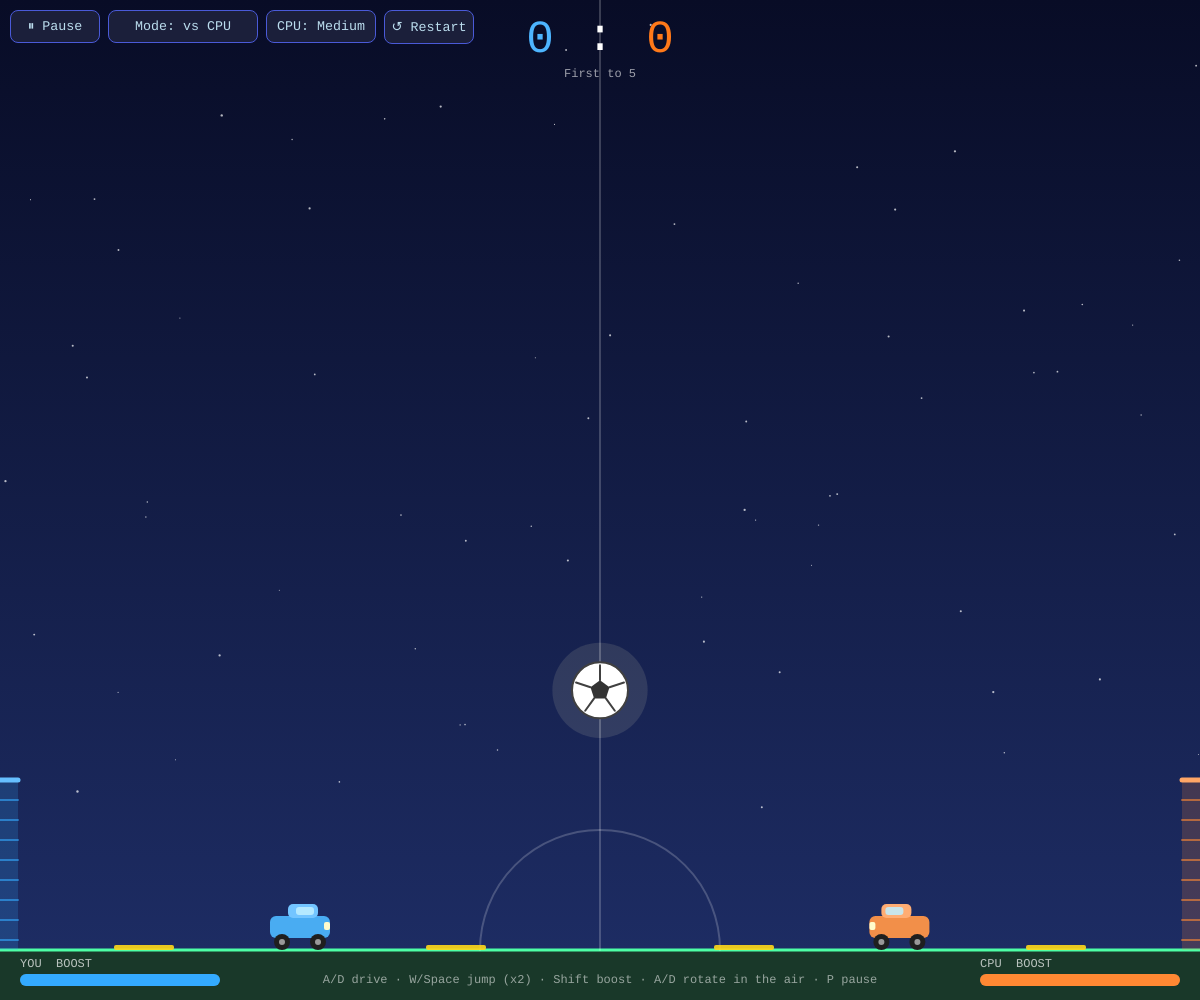
Frame 1 (no input)
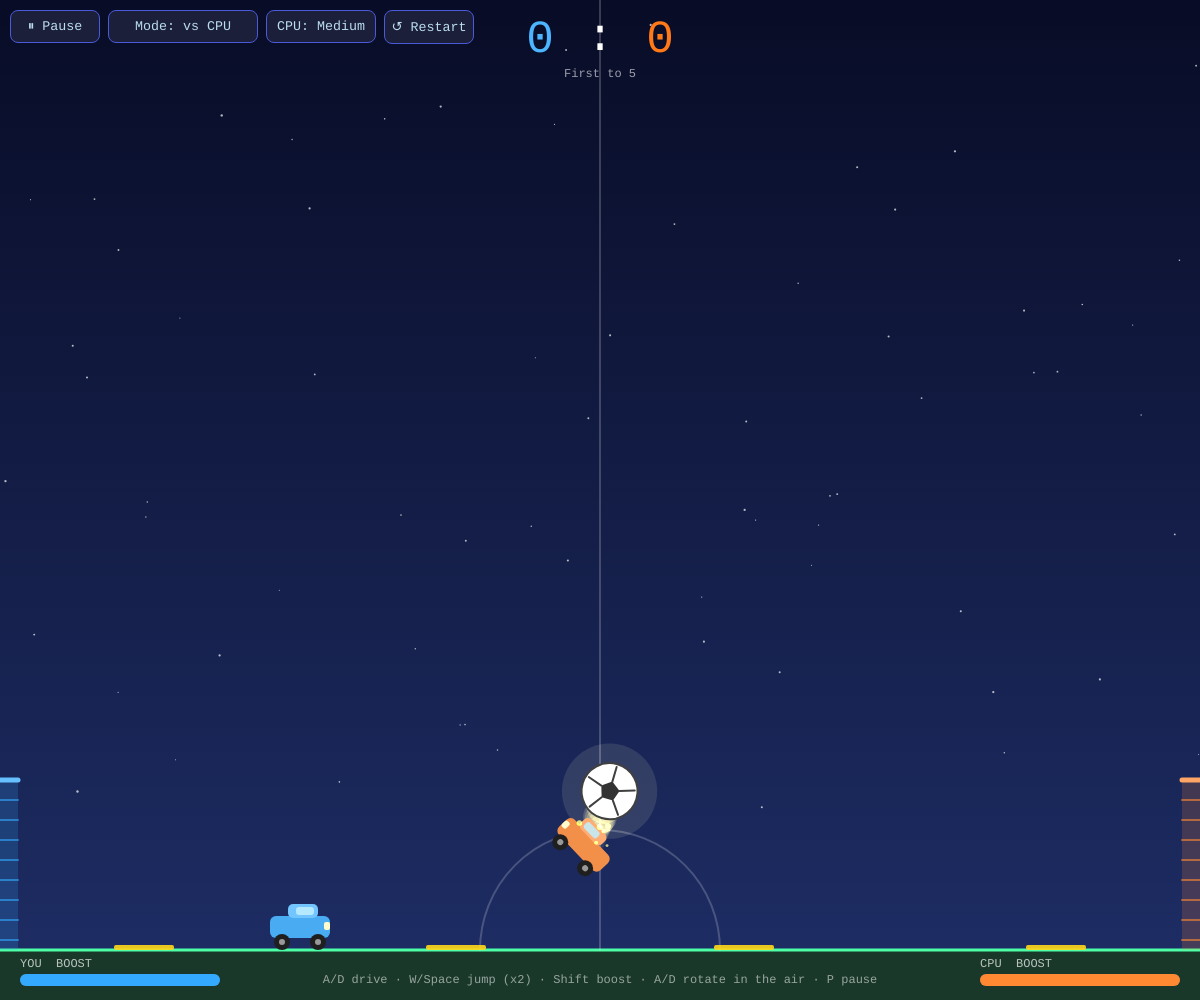
Frame 60 (no input)
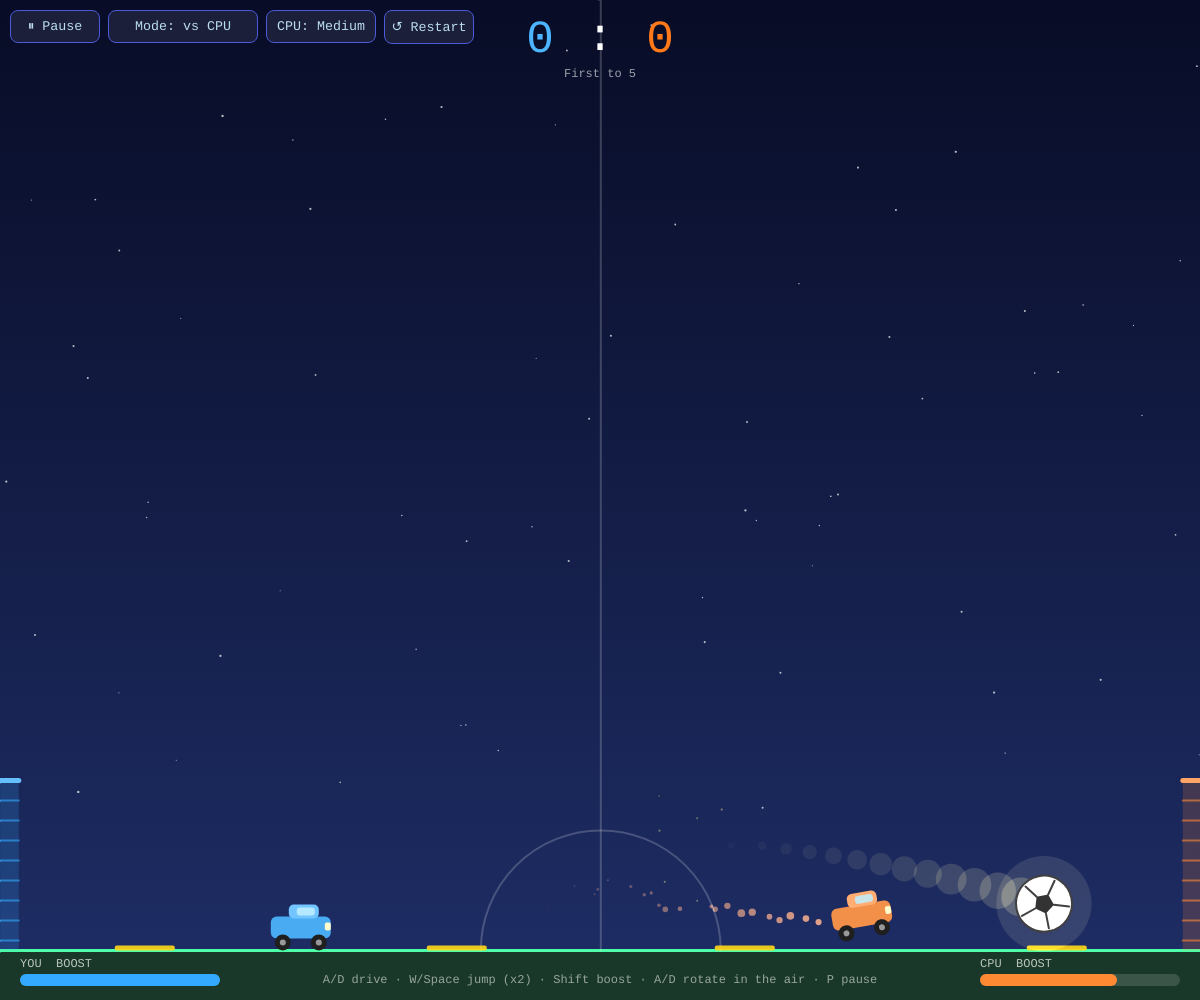
Frame 120 (the mouse pressed at the canvas centre since frame 60)

The p5.js sketch that drew these frames (run headless with seeded random() and noise() and a simulated clock; from frame 60 on, the mouse is pressed at the canvas centre):

// p5.js sketch
// ── sketch.js
let floorY, ball, cars = [], parts = [], pads = [], stars = [];
let score = [0, 0], state = 'play', freeze = 0, goalBy = -1;
let mode = 1, aiLevel = 1, paused = false, shake = 0;
const goalH = 170, WIN = 5;
const AI = [
  { name: 'Easy',   spd: 0.6,  boost: false },
  { name: 'Medium', spd: 0.85, boost: true  },
  { name: 'Hard',   spd: 1.15, boost: true  },
];
let btnPause, btnMode, btnAI, btnRestart;

function setup() {
  createCanvas(windowWidth, windowHeight);
  colorMode(HSB, 360, 100, 100, 100);
  textFont('monospace');
  stars = Array.from({ length: 70 }, () => ({ x: random(), y: random(0.85), s: random(1, 2.4) }));

  btnPause   = makeBtn('⏸ Pause', 10, 90, togglePause);
  btnMode    = makeBtn('Mode: vs CPU', 108, 150, () => {
    mode = 3 - mode;
    btnMode.html(mode === 1 ? 'Mode: vs CPU' : 'Mode: 2 Players');
    restart();
  });
  btnAI      = makeBtn('CPU: Medium', 266, 110, () => {
    aiLevel = (aiLevel + 1) % AI.length;
    btnAI.html('CPU: ' + AI[aiLevel].name);
    restart();
  });
  btnRestart = makeBtn('↺ Restart', 384, 90, restart);
  restart();
}

function makeBtn(label, x, w, fn) {
  const b = createButton(label);
  b.position(x, 10);
  b.style('width', w + 'px');
  b.style('padding', '8px 0');
  b.style('background', '#1b1f3a');
  b.style('color', '#bde');
  b.style('border', '1px solid #4a5ad8');
  b.style('border-radius', '8px');
  b.style('cursor', 'pointer');
  b.style('font-family', 'monospace');
  b.mouseClicked(() => { fn(); b.elt.blur(); }); // blur so Space/Enter don't re-click it
  return b;
}

function togglePause() {
  paused = !paused;
  btnPause.html(paused ? '▶ Resume' : '⏸ Pause');
}

function makeCar(team) {
  const isAI = team === 1 && mode === 1;
  return {
    team, ai: isAI,
    x: width * (team === 0 ? 0.25 : 0.75), y: floorY - 20,
    vx: 0, vy: 0, a: team === 0 ? 0 : PI,
    ground: true, jumps: 2, boost: 100, lastJump: 0,
    maxSpd: isAI ? 7 * AI[aiLevel].spd : 7,
  };
}

function kickoff() {
  floorY = height - 50;
  pads = [0.12, 0.38, 0.62, 0.88].map(f => ({ x: width * f, cd: 0 }));
  cars = [makeCar(0), makeCar(1)];
  ball = { x: width / 2, y: floorY - 260, vx: 0, vy: 0, r: 28, rot: 0, trail: [] };
  parts = [];
  state = 'play';
  freeze = 0;
}

function restart() { score = [0, 0]; kickoff(); }

// ---------- input ----------
function humanInput(team) {
  let l, r, boost;
  if (team === 0) {
    l = keyIsDown(65) || (mode === 1 && keyIsDown(LEFT_ARROW));
    r = keyIsDown(68) || (mode === 1 && keyIsDown(RIGHT_ARROW));
    boost = keyIsDown(SHIFT) || (mode === 1 && keyIsDown(DOWN_ARROW));
  } else {
    l = keyIsDown(LEFT_ARROW);
    r = keyIsDown(RIGHT_ARROW);
    boost = keyIsDown(ENTER);
  }
  return { dir: (r ? 1 : 0) - (l ? 1 : 0), boost };
}

function keyPressed() {
  const k = key.toLowerCase();
  if (k === 'r') restart();
  if (k === 'p') togglePause();
  if (state === 'play' && !paused) {
    if (k === 'w' || key === ' ' || (mode === 1 && keyCode === UP_ARROW)) jump(cars[0]);
    if (mode === 2 && keyCode === UP_ARROW) jump(cars[1]);
  }
  if ([32, 37, 38, 39, 40].includes(keyCode)) return false; // stop page scrolling
}

function mousePressed() {
  if (state === 'over' && mouseY > 55) restart();
}

function jump(c) {
  if (c.ground)         { c.vy = -11; c.ground = false; c.jumps = 1; }
  else if (c.jumps > 0) { c.vy = -9;  c.jumps = 0; }
}

// ---------- CPU brain ----------
function aiInput(c) {
  const b = ball, cfg = AI[aiLevel];
  let dir = 0, boost = false;
  if (c.ground) {
    const wrong = c.x < b.x - 10; // CPU defends the right goal
    const tx = wrong ? min(width - 100, b.x + 150) : b.x + 40 + b.vx * 6;
    if (abs(c.x - tx) > 14) dir = tx > c.x ? 1 : -1;
    boost = cfg.boost && c.boost > 25 && abs(c.x - tx) > 260;
    if (abs(b.x - c.x) < 140 && b.y < floorY - 110 && b.y > floorY - 330 && frameCount - c.lastJump > 50) {
      jump(c); c.lastJump = frameCount;
    }
  } else {
    // in the air: aim the nose at the ball and rocket into it
    const want = atan2(b.y - c.y, b.x - c.x);
    const diff = ((want - c.a + PI) % TWO_PI + TWO_PI) % TWO_PI - PI;
    dir = abs(diff) > 0.12 ? Math.sign(diff) : 0;
    boost = cfg.boost && c.boost > 10 && abs(diff) < 0.45 && dist(c.x, c.y, b.x, b.y) < 450;
  }
  return { dir, boost };
}

// ---------- physics ----------
function updateCar(c, dir, boosting) {
  const on = boosting && c.boost > 0;

  if (c.ground) {
    c.vy = 0;
    if (dir !== 0) {
      c.a = dir > 0 ? 0 : PI;
      if (abs(c.vx) < c.maxSpd || Math.sign(c.vx) !== dir) c.vx += dir * 0.6;
    } else c.vx *= 0.94;
    if (abs(c.vx) > c.maxSpd && !on) c.vx *= 0.975;
  } else {
    c.vy += 0.45;
    c.a += dir * 0.09; // A/D rotate the car in mid-air
  }

  if (on) {
    c.vx += cos(c.a) * 0.75;
    c.vy += sin(c.a) * 0.75;
    c.boost -= 0.7;
    parts.push({
      x: c.x - cos(c.a) * 32, y: c.y - sin(c.a) * 32,
      vx: c.vx * 0.3 - cos(c.a) * 3 + random(-1, 1),
      vy: c.vy * 0.3 - sin(c.a) * 3 + random(-1, 1),
      life: 100, h: c.team === 0 ? 190 : 30, s: random(6, 11),
    });
  } else if (c.ground) c.boost = min(100, c.boost + 0.04);

  const sp = Math.hypot(c.vx, c.vy);
  if (sp > 15) { c.vx *= 15 / sp; c.vy *= 15 / sp; }

  c.x += c.vx; c.y += c.vy;
  if (c.x < 36)         { c.x = 36;         c.vx = 0; }
  if (c.x > width - 36) { c.x = width - 36; c.vx = 0; }
  if (c.y < 22)         { c.y = 22; c.vy = max(c.vy, 0); }
  if (c.y >= floorY - 20) {
    c.y = floorY - 20; c.vy = 0;
    if (!c.ground) { c.ground = true; c.jumps = 2; c.a = cos(c.a) >= 0 ? 0 : PI; }
  }
}

// returns the team that scored, or -1
function updateBall(b) {
  b.vy += 0.34; b.vx *= 0.9985; b.vy *= 0.999;
  const sp = Math.hypot(b.vx, b.vy);
  if (sp > 24) { b.vx *= 24 / sp; b.vy *= 24 / sp; }
  b.x += b.vx; b.y += b.vy;
  b.rot += b.vx / b.r;

  b.trail.push({ x: b.x, y: b.y });
  if (b.trail.length > 16) b.trail.shift();

  if (b.y + b.r > floorY) {
    b.y = floorY - b.r; b.vy *= -0.72;
    if (abs(b.vy) < 1.3) b.vy = 0;
    b.vx *= 0.985;
  }
  if (b.y - b.r < 0) { b.y = b.r; b.vy = abs(b.vy) * 0.7; }

  const open = b.y > floorY - goalH; // ball is low enough to be "in the goal mouth"
  if (b.x - b.r < 0)     { if (open) return 1; b.x = b.r;         b.vx =  abs(b.vx) * 0.8; }
  if (b.x + b.r > width) { if (open) return 0; b.x = width - b.r; b.vx = -abs(b.vx) * 0.8; }
  return -1;
}

// each car is two circles (front + back) so tilting the car aims your hits
function collide(c, b) {
  for (const s of [-1, 1]) {
    const cx = c.x + cos(c.a) * 16 * s, cy = c.y + sin(c.a) * 16 * s;
    const dx = b.x - cx, dy = b.y - cy;
    const d = Math.hypot(dx, dy), minD = b.r + 20;
    if (d < minD && d > 0.001) {
      const nx = dx / d, ny = dy / d;
      b.x = cx + nx * minD; b.y = cy + ny * minD;
      const vn = (b.vx - c.vx) * nx + (b.vy - c.vy) * ny;
      if (vn < 0) {
        const j = -(1 + 0.6) * vn + 1.0;
        b.vx += nx * j; b.vy += ny * j;
        c.vx -= nx * j * 0.12; c.vy -= ny * j * 0.12;
        if (-vn > 3) burst(b.x - nx * b.r, b.y - ny * b.r, 55, 6);
        if (-vn > 8) shake = max(shake, min(10, -vn * 0.6));
      }
    }
  }
}

function scoreGoal(team) {
  score[team]++;
  goalBy = team; freeze = 110; shake = 14;
  state = score[team] >= WIN ? 'over' : 'goal';
  burst(ball.x, ball.y, team === 0 ? 205 : 25, 70, 9);
}

function burst(x, y, h, n, s = 5) {
  for (let i = 0; i < n; i++)
    parts.push({ x, y, vx: random(-s, s), vy: random(-s, s), life: 100, h, s: random(3, 7) });
}

function update() {
  for (const c of cars) {
    const inp = c.ai ? aiInput(c) : humanInput(c.team);
    updateCar(c, inp.dir, inp.boost);
  }

  for (const p of pads) {
    if (p.cd > 0) p.cd--;
    for (const c of cars) {
      if (p.cd <= 0 && c.ground && abs(c.x - p.x) < 40 && c.boost < 100) {
        c.boost = min(100, c.boost + 50);
        p.cd = 420;
        burst(p.x, floorY - 6, 50, 12, 3);
      }
    }
  }

  const g = updateBall(ball);
  if (g >= 0) { scoreGoal(g); return; }
  for (const c of cars) collide(c, ball);
}

function updateParts() {
  for (let i = parts.length - 1; i >= 0; i--) {
    const p = parts[i];
    p.x += p.vx; p.y += p.vy;
    p.vx *= 0.97; p.vy *= 0.97;
    p.life -= 4;
    if (p.life <= 0) parts.splice(i, 1);
  }
}

// ---------- drawing ----------
function draw() {
  if (!paused) {
    if (state === 'play') update();
    else if (state === 'goal' && --freeze <= 0) kickoff();
    updateParts();
    shake *= 0.88;
  }

  push();
  if (shake > 0.5) translate(random(-shake, shake), random(-shake, shake));
  drawField();
  drawBall();
  cars.forEach(drawCar);
  drawParts();
  pop();

  drawHUD();
}

function drawField() {
  blendMode(BLEND);
  const g = drawingContext.createLinearGradient(0, 0, 0, floorY);
  g.addColorStop(0, '#080c26');
  g.addColorStop(1, '#1d2c63');
  drawingContext.fillStyle = g;
  drawingContext.fillRect(0, 0, width, floorY);

  noStroke(); fill(0, 0, 100, 70);
  for (const s of stars) circle(s.x * width, s.y * floorY, s.s);

  fill(150, 55, 22);
  rect(0, floorY, width, height - floorY);
  stroke(150, 70, 100); strokeWeight(3);
  line(0, floorY, width, floorY);

  stroke(0, 0, 100, 20); strokeWeight(2);
  line(width / 2, 0, width / 2, floorY);
  noFill();
  arc(width / 2, floorY, 240, 240, PI, TWO_PI);

  noStroke();
  for (const p of pads) {
    fill(50, 90, 100, p.cd <= 0 ? 90 : 15);
    rect(p.x - 30, floorY - 5, 60, 5, 2);
  }

  drawGoal(0, 205);
  drawGoal(width - 18, 25);
}

function drawGoal(x, h) {
  noStroke(); fill(h, 80, 100, 18);
  rect(x, floorY - goalH, 18, goalH);
  stroke(h, 80, 100, 60); strokeWeight(2);
  for (let y = floorY - goalH; y <= floorY; y += 20) line(x, y, x + 18, y);
  stroke(h, 60, 100); strokeWeight(5);
  line(x, floorY - goalH, x + 18, floorY - goalH);
}

function drawBall() {
  const b = ball;
  blendMode(ADD); noStroke();
  b.trail.forEach((t, i) => {
    fill(50, 60, 100, i * 1.2);
    circle(t.x, t.y, b.r * 1.6 * i / b.trail.length);
  });
  fill(50, 50, 100, 10);
  circle(b.x, b.y, b.r * 3.4);
  blendMode(BLEND);

  push();
  translate(b.x, b.y); rotate(b.rot);
  fill(0, 0, 100); stroke(0, 0, 25); strokeWeight(2);
  circle(0, 0, b.r * 2);
  fill(0, 0, 20); noStroke();
  beginShape();
  for (let i = 0; i < 5; i++) {
    const a = i / 5 * TWO_PI - HALF_PI;
    vertex(cos(a) * 10, sin(a) * 10);
  }
  endShape(CLOSE);
  stroke(0, 0, 25); strokeWeight(2);
  for (let i = 0; i < 5; i++) {
    const a = i / 5 * TWO_PI - HALF_PI;
    line(cos(a) * 10, sin(a) * 10, cos(a) * b.r * 0.9, sin(a) * b.r * 0.9);
  }
  pop();
}

function drawCar(c) {
  const h = c.team === 0 ? 205 : 25;
  push();
  translate(c.x, c.y);
  rotate(c.a);
  if (cos(c.a) < 0) scale(1, -1); // keep the roof up when facing left
  noStroke();
  fill(h, 70, 95);  rect(-30, -14, 60, 22, 6);
  fill(h, 55, 100); rect(-12, -26, 30, 14, 5);
  fill(195, 25, 100, 85); rect(-4, -23, 18, 8, 3);
  fill(55, 20, 100); rect(24, -8, 6, 8, 2);
  fill(0, 0, 12); circle(-18, 12, 16); circle(18, 12, 16);
  fill(0, 0, 60); circle(-18, 12, 6); circle(18, 12, 6);
  pop();
}

function drawParts() {
  blendMode(ADD); noStroke();
  for (const p of parts) {
    fill(p.h, 80, 100, p.life * 0.8);
    circle(p.x, p.y, p.s * p.life / 100);
  }
  blendMode(BLEND);
}

function bar(c, x, h, label) {
  noStroke(); fill(0, 0, 100, 70); textSize(12); textAlign(LEFT, CENTER);
  text(label + '  BOOST', x, floorY + 14);
  fill(0, 0, 100, 15); rect(x, floorY + 24, 200, 12, 6);
  fill(h, 80, 100); rect(x, floorY + 24, 200 * c.boost / 100, 12, 6);
}

function drawHUD() {
  noStroke(); textAlign(CENTER, CENTER);
  textSize(46);
  fill(205, 70, 100); text(score[0], width / 2 - 60, 40);
  fill(0, 0, 100);    text(':', width / 2, 38);
  fill(25, 90, 100);  text(score[1], width / 2 + 60, 40);
  textSize(12); fill(0, 0, 100, 60);
  text(`First to ${WIN}`, width / 2, 74);

  bar(cars[0], 20, 205, mode === 1 ? 'YOU' : 'P1');
  bar(cars[1], width - 220, 25, mode === 1 ? 'CPU' : 'P2');

  textAlign(CENTER, CENTER); textSize(12); fill(0, 0, 100, 55);
  text(mode === 1
    ? 'A/D drive · W/Space jump (x2) · Shift boost · A/D rotate in the air · P pause'
    : 'P1: A/D W Shift   |   P2: ← → ↑ Enter',
    width / 2, floorY + 30);

  if (state === 'goal') {
    fill(goalBy === 0 ? 205 : 25, 80, 100); textSize(72);
    text('GOAL!', width / 2, height / 2 - 40);
  }
  if (state === 'over') {
    const name = goalBy === 0 ? 'BLUE' : 'ORANGE';
    fill(goalBy === 0 ? 205 : 25, 80, 100); textSize(60);
    text(name + ' WINS!', width / 2, height / 2 - 40);
    fill(0, 0, 100); textSize(20);
    text('Click or press R to play again', width / 2, height / 2 + 20);
  }
  if (paused) { fill(0, 0, 100); textSize(48); text('PAUSED', width / 2, height / 2); }
}

function windowResized() {
  resizeCanvas(windowWidth, windowHeight);
  kickoff(); // reposition everything, keep the score
}
// ── style.css
* {
  box-sizing: border-box;
}

html {
  scroll-behavior: smooth;
}

body {
  margin: 0;
  background: #eaf2ed;
  color: #1d312c;
  font-family: "Trebuchet MS", Verdana, sans-serif;
}

:root {
  color-scheme: light;
  --ink: #1d312c;
  --muted: #65756e;
  --green: #245b4d;
  --coral: #e4765b;
  --line: #cbd9d1;
  --paper: #f7faf6;
}

.page-shell {
  width: min(100% - 64px, 1180px);
  margin: 0 auto;
}

.site-header {
  display: flex;
  min-height: 82px;
  align-items: center;
  justify-content: space-between;
  border-bottom: 1px solid var(--line);
}

.wordmark {
  display: inline-flex;
  align-items: center;
  gap: 11px;
  color: var(--ink);
  font-size: 0.72rem;
  font-weight: 700;
  letter-spacing: 0.08em;
  text-decoration: none;
}

.wordmark-icon {
  display: grid;
  width: 34px;
  aspect-ratio: 1;
  place-items: center;
  border-radius: 50%;
  background: var(--green);
  color: white;
  font-family: Georgia, serif;
  font-size: 1.15rem;
  font-weight: 400;
}

.wordmark-divider {
  padding: 0 3px;
  color: var(--coral);
}

.header-note,
.site-footer,
.artist-label,
.hero-image figcaption,
.hero-side-note {
  font-size: 0.66rem;
  font-weight: 700;
  letter-spacing: 0.12em;
}

.header-note {
  margin: 0;
  color: var(--muted);
}

.hero {
  position: relative;
  display: grid;
  min-height: 620px;
  grid-template-columns: 1fr 0.92fr;
  align-items: center;
  gap: clamp(38px, 7vw, 100px);
  padding: 68px 54px 84px 40px;
}

.hero-copy {
  position: relative;
  z-index: 1;
}

.eyebrow {
  display: flex;
  align-items: center;
  gap: 10px;
  margin: 0 0 26px;
  color: var(--green);
  font-size: 0.69rem;
  font-weight: 700;
  letter-spacing: 0.14em;
}

.eyebrow-line {
  width: 28px;
  height: 2px;
  background: var(--coral);
}

h1,
h2,
.hobby-name {
  font-family: Georgia, "Times New Roman", serif;
  font-weight: 400;
}

h1 {
  margin: 0;
  font-size: clamp(4rem, 7.6vw, 6.9rem);
  letter-spacing: 0;
  line-height: 0.98;
}

.period {
  color: var(--coral);
}

.welcome {
  margin: 30px 0 8px;
  color: var(--green);
  font-size: 1.22rem;
  font-weight: 700;
}

.description {
  margin: 0;
  max-width: 390px;
  color: var(--muted);
  font-size: 1.02rem;
  line-height: 1.75;
}

.explore-link {
  display: inline-flex;
  align-items: center;
  gap: 16px;
  margin-top: 32px;
  padding-bottom: 7px;
  border-bottom: 1px solid var(--green);
  color: var(--green);
  font-size: 0.86rem;
  font-weight: 700;
  text-decoration: none;
}

.explore-link span {
  color: var(--coral);
  font-size: 1.15rem;
}

.hero-image {
  position: relative;
  z-index: 0;
  width: 100%;
  height: min(54vw, 500px);
  min-height: 360px;
  margin: 0;
  background: #bdc9c1;
}

.hero-image::before {
  position: absolute;
  z-index: -1;
  top: 18px;
  right: -18px;
  bottom: -18px;
  left: 18px;
  background: #d8a34f;
  content: "";
}

.hero-image img {
  display: block;
  width: 100%;
  height: 100%;
  object-fit: cover;
  object-position: center;
}

.hero-image figcaption {
  position: absolute;
  right: 0;
  bottom: 0;
  left: 0;
  display: flex;
  justify-content: space-between;
  padding: 17px 19px;
  background: rgb(29 49 44 / 84%);
  color: white;
  font-size: 0.62rem;
}

.hero-side-note {
  position: absolute;
  right: 0;
  bottom: 38px;
  color: var(--green);
  writing-mode: vertical-rl;
}

.interests {
  padding: 74px 40px 78px;
  background: var(--paper);
}

.section-heading {
  display: flex;
  align-items: end;
  justify-content: space-between;
  gap: 24px;
  margin-bottom: 35px;
}

.section-heading .eyebrow {
  margin-bottom: 13px;
}

h2 {
  margin: 0;
  font-size: clamp(2.4rem, 5vw, 3.8rem);
  line-height: 1.08;
}

.hobby-list {
  display: grid;
  grid-template-columns: repeat(3, 1fr);
  margin: 0;
  padding: 0;
  border-top: 1px solid var(--line);
  border-bottom: 1px solid var(--line);
  list-style: none;
}

.hobby-item {
  position: relative;
  display: flex;
  min-height: 138px;
  align-items: center;
  gap: 17px;
  padding: 24px 23px;
}

.hobby-item + .hobby-item {
  border-left: 1px solid var(--line);
}

.hobby-number {
  align-self: flex-start;
  padding-top: 4px;
  color: var(--coral);
  font-size: 0.68rem;
  font-weight: 700;
  letter-spacing: 0.08em;
}

.hobby-name {
  font-size: clamp(1.45rem, 2.8vw, 2.1rem);
}

.hobby-symbol {
  margin-left: auto;
  color: var(--green);
  font-size: 1.75rem;
}

.game-symbol {
  display: grid;
  width: 31px;
  height: 31px;
  place-items: center;
  border: 1px solid var(--green);
  border-radius: 50%;
  font-size: 1.3rem;
}

.swim-symbol {
  color: #4589a0;
  font-size: 2.25rem;
}

.artist-note {
  position: relative;
  display: flex;
  min-height: 130px;
  align-items: center;
  gap: 24px;
  margin: 34px 0 0;
  padding: 26px 35px;
  overflow: hidden;
  background: var(--green);
  color: white;
}

.artist-label {
  flex: 0 0 auto;
  color: #d5e8a4;
}

.artist-note p {
  margin: 0;
  font-family: Georgia, "Times New Roman", serif;
  font-size: clamp(1.25rem, 3vw, 1.9rem);
}

.artist-note strong {
  color: #f1c976;
  font-weight: 400;
}

.artist-spark {
  position: absolute;
  right: 28px;
  color: rgb(255 255 255 / 13%);
  font-size: 6rem;
  line-height: 1;
}

.site-footer {
  display: flex;
  min-height: 90px;
  align-items: center;
  justify-content: space-between;
  color: var(--muted);
  font-size: 0.62rem;
}

.site-footer a {
  color: var(--green);
  text-decoration: none;
}

@media (max-width: 760px) {
  .page-shell {
    width: min(100% - 40px, 600px);
  }

  .header-note {
    max-width: 145px;
    font-size: 0.56rem;
    line-height: 1.6;
    text-align: right;
  }

  .hero {
    min-height: 0;
    grid-template-columns: 1fr;
    gap: 42px;
    padding: 58px 8px 76px;
  }

  h1 {
    font-size: clamp(4rem, 14vw, 6.4rem);
  }

  .hero-image {
    width: calc(100% - 18px);
    height: min(105vw, 480px);
    min-height: 300px;
  }

  .hero-side-note {
    right: 0;
    bottom: 35px;
  }

  .interests {
    padding: 52px 25px 36px;
  }

  .section-heading {
    display: block;
  }

  .hobby-list {
    grid-template-columns: 1fr;
  }

  .hobby-item {
    min-height: 96px;
    padding: 18px 8px;
  }

  .hobby-item + .hobby-item {
    border-top: 1px solid var(--line);
    border-left: 0;
  }

  .hobby-name {
    font-size: 1.8rem;
  }

  .artist-note {
    min-height: 145px;
    align-items: flex-start;
    flex-direction: column;
    justify-content: center;
    gap: 11px;
    padding: 25px;
  }

  .artist-spark {
    right: 13px;
    bottom: 10px;
    font-size: 4rem;
  }
}

@media (max-width: 380px) {
  .page-shell {
    width: min(100% - 30px, 600px);
  }

  .wordmark {
    gap: 7px;
    font-size: 0.61rem;
  }

  .header-note {
    max-width: 115px;
    font-size: 0.5rem;
  }

  .hero-image figcaption {
    gap: 10px;
    font-size: 0.52rem;
  }

  .interests {
    padding-right: 19px;
    padding-left: 19px;
  }

  .artist-note p {
    max-width: 220px;
  }
}

@media (prefers-reduced-motion: reduce) {
  html {
    scroll-behavior: auto;
  }
}
  font-weight: 700;
}

.interest-mark {
  color: #d66e49;
  font-size: 1.1rem;
}

.signoff {
  margin: 36px 0 0;
  color: #527b6b;
  font-size: 0.9rem;
  font-weight: 700;
}

@media (max-width: 420px) {
  .intro {
    box-shadow: 7px 7px 0 #dce8dd;
  }

  .interests ul {
    flex-direction: column;
  }
}
